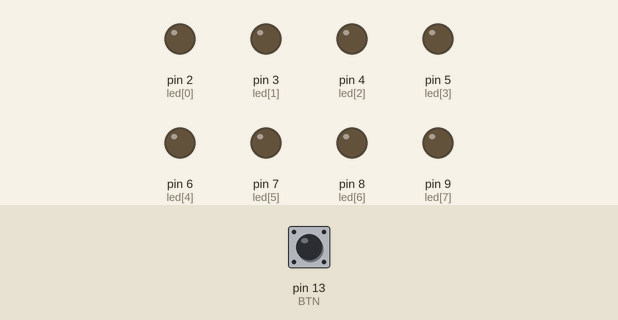
The sketch below on a simulated Arduino Uno, built with avr-gcc and run on an emulated ATmega328P. Parts: output pins drawn as LEDs (lit = HIGH). The inputs (shaded band) are chosen by the test bench; at power-on: pin 13 (BTN) LOW. What the sketch prints to the serial monitor is not drawn.

Above: at 1.2 s.
1.3 s: pin 13 (BTN) pulled HIGH for 0.15 s
At 2.2 s:
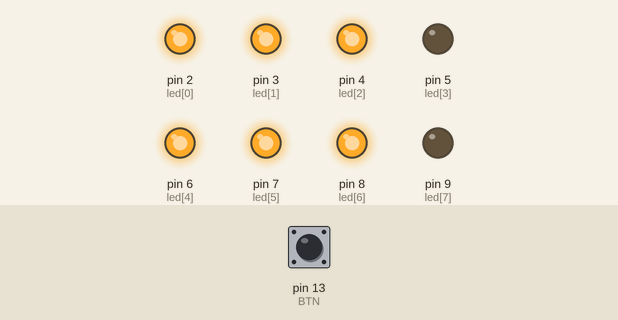
Timing chart, 0 to 4.3 s (numbered marks = the images above; inputs shaded):
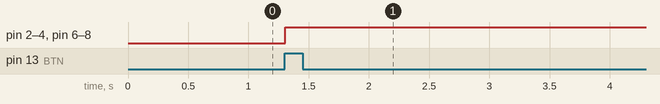

Measured:
- after the input at 1.3 s, pin 2 (led[0]), pin 3 (led[1]), pin 4 (led[2]), pin 6 (led[4]), pin 7 (led[5]), pin 8 (led[6]): LOW → HIGH at once

The sketch:

Part-10.ino
```cpp
//           a b c d e f g .
int led[] = {2,3,4,5,6,7,8,9};

int numbers[13][8] = {
  {1,1,1,1,1,1,0,0}, // 0
  {0,1,1,0,0,0,0,0}, // 1
  {1,1,0,1,1,0,1,0}, // 2
  {1,1,1,1,0,0,1,0}, // 3
  {0,1,1,0,0,1,1,0}, // 4
  {1,0,1,1,0,1,1,0}, // 5
  {1,0,1,1,1,1,1,0}, // 6
  {1,1,1,0,0,0,0,0}, // 7
  {1,1,1,1,1,1,1,0}, // 8
  {1,1,1,0,0,1,1,0}, // 9
  {0,0,0,0,0,0,0,1}, // .
  {0,0,0,0,0,0,0,0}, // Turn off
  {1,1,1,0,1,1,1,0},
};

int BTN=13;
bool isActive=false;

void setup() {

  Serial.begin(9600);
  // put your setup code here, to run once:
  for(int i=0;i<8;i++){
    pinMode(led[i],OUTPUT);
  }
  pinMode(BTN,INPUT);
}

void display(int k){
      for(int j=0;j<8;j++){
        digitalWrite(led[j],numbers[k][j]);
      }
}

void loop() {
isActive=digitalRead(BTN);
Serial.println(isActive);

if(isActive){
display(12);
}

}
```
